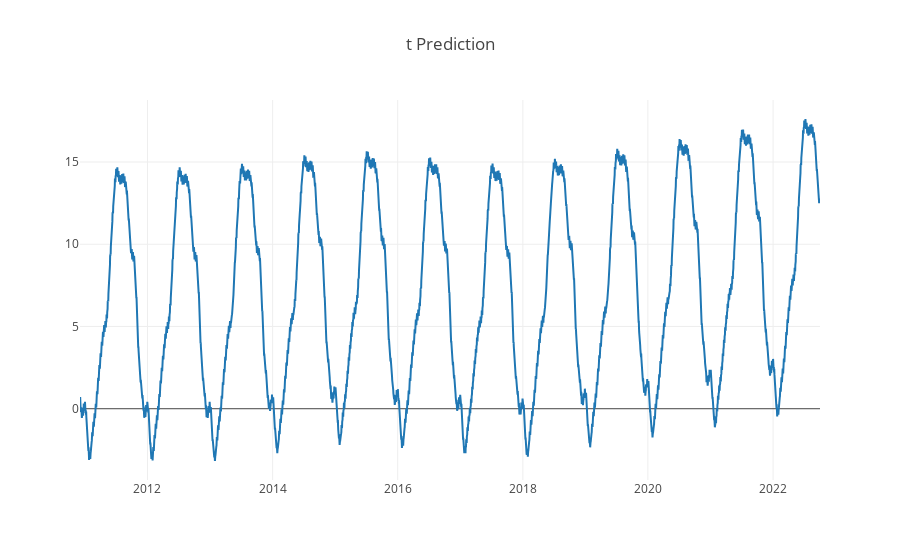

Notebook code for this chart:
### Markdown cell above
## Forecasting Snow

### Code cell
from fbprophet import Prophet
from numpy import mean
from plotly.offline import plot
from plotly import graph_objs as go
from plotly.offline import download_plotlyjs, init_notebook_mode, plot, iplot
init_notebook_mode(connected=True)

key = 't'

tignes_measurements = tignes_measurements[tignes_measurements[key] != 'mq']
tignes_measurements[key] = tignes_measurements[key].astype(float).apply(pytemperature.k2c)

daily_df = tignes_measurements[['date',key]].astype({
            'date': 'object',
            key: 'float64',
        })

daily_df = daily_df.set_index('date').resample('D').mean().interpolate()#fillna(0) #
daily_df.reset_index(drop=False,inplace=True)


df = pandas.DataFrame(columns=['ds','y'])
df['ds'] = daily_df['date']
df['y'] = daily_df[key]
df = df.set_index('ds')
df.reset_index(drop=False,inplace=True)
#daily_df = df.resample('D').apply(mean)
m1 = Prophet()#growth='logistic')
#df['cap']=0
df.columns = ["ds", "y"]
#df = df.reset_index()
m1.fit(df)
future1 = m1.make_future_dataframe(periods=1095)
forecast1 = m1.predict(future1)
daily_forecast_df = forecast1[['ds', 'yhat']].copy()
daily_forecast_df = daily_forecast_df.set_index('ds')
#daily_forecast_df.head(n=100)
common_kw = dict(x=daily_forecast_df.index, mode='lines')
data = [go.Scatter(y=daily_forecast_df[c], name=c, **common_kw) for c in daily_forecast_df.columns]
layout = dict(title="%s Prediction"%(key))
fig = dict(data=data, layout=layout)
iplot(fig, show_link=False)

### Figure 1 — Plotly figure (JSON) as saved in the notebook; plotly's stock layout.template omitted (floating-point values rounded to 4 significant figures; data arrays with more than 128 entries replaced by an {"elided": "..."} marker saying what was removed)
{"data": [{"mode": "lines", "name": "yhat", "type": "scatter", "uid": "d98ced28-5dac-49eb-bb2c-cd5cc416bf22", "x": {"elided": "4322 str values"}, "y": {"elided": "4322 float values"}}], "layout": {"title": "t Prediction"}}
